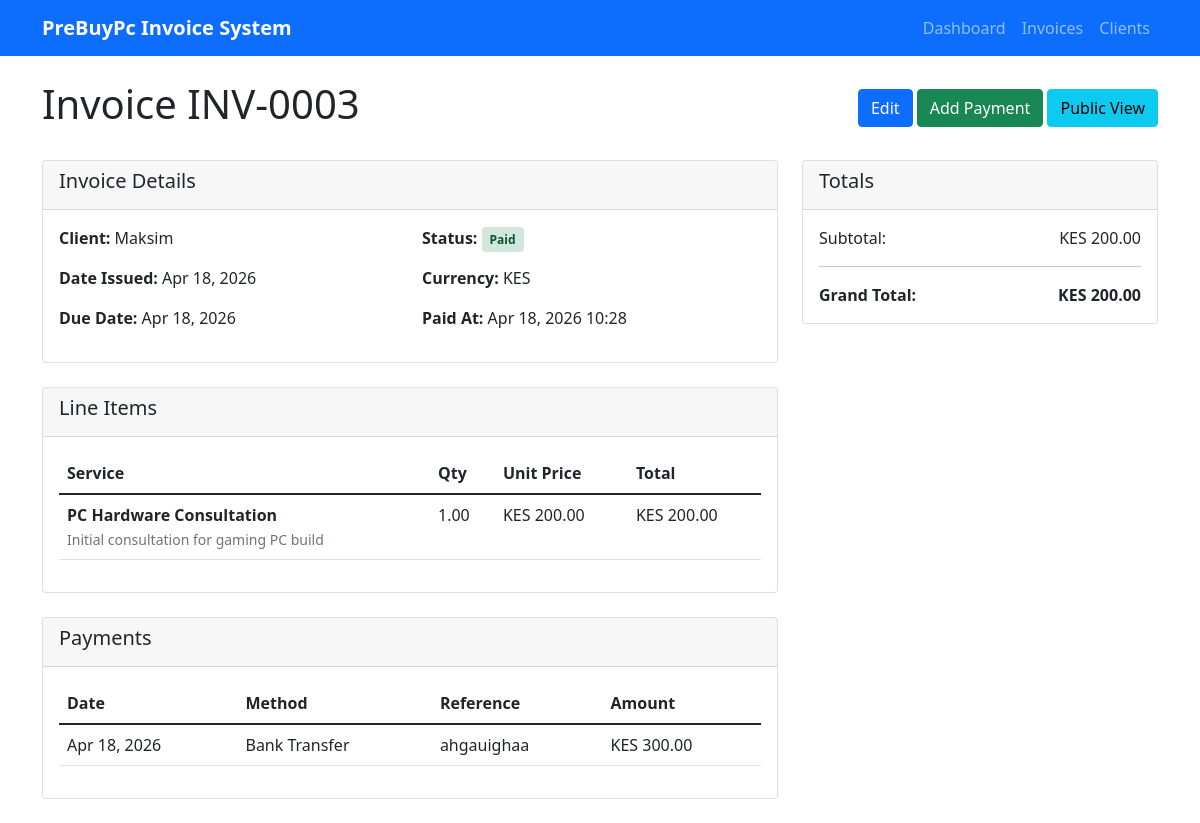
/invoices/3/, run on an earlier commit of the app's database.
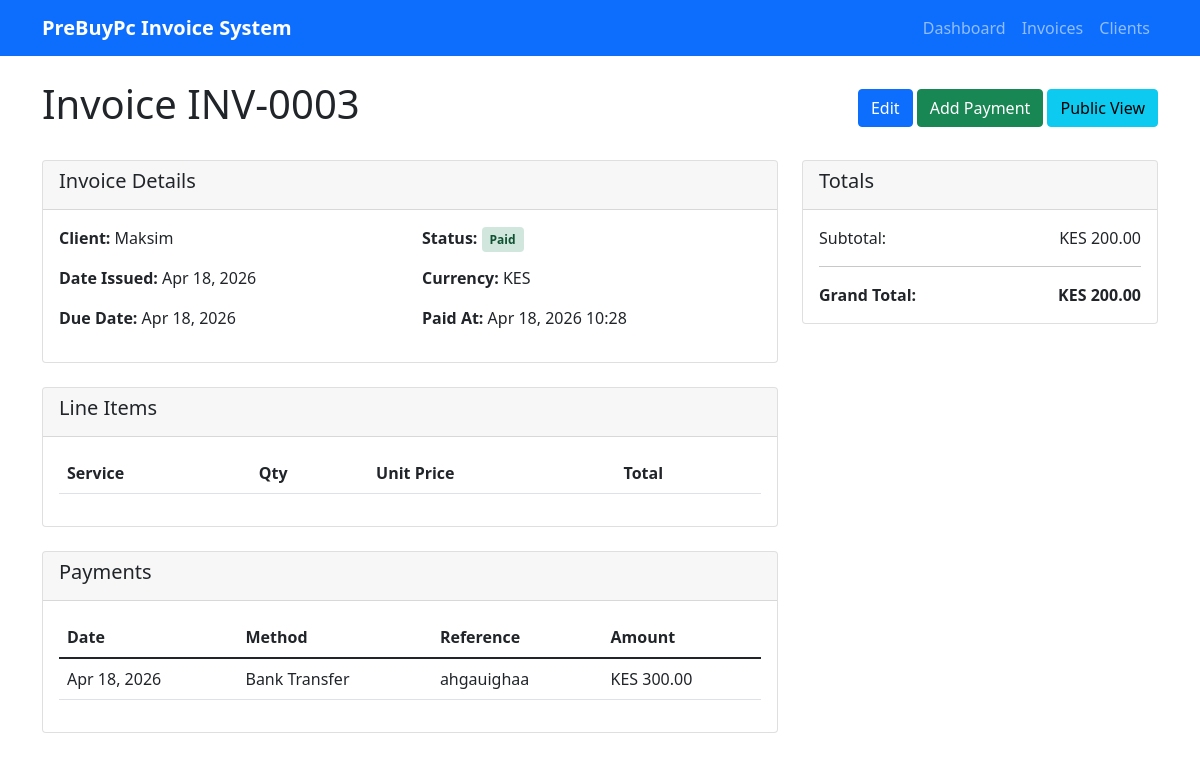
And on a later commit of the database.
### invoices/models.py (models this page shows, shortened)
class InvoiceItem(models.Model):
    SERVICE_CATEGORY_CHOICES = [
        ('pc_hardware', 'PC Hardware'),
        ('component_sourcing', 'Component Sourcing'),
        ('pc_build', 'Complete PC Build'),
        ('software_installation', 'Software Installation'),
        ('consultation', 'PC Consultation'),
        ('maintenance', 'PC Maintenance'),
        ('upgrades', 'PC Upgrades'),
        ('other', 'Other'),
    ]
    invoice = models.ForeignKey(Invoice, on_delete=models.CASCADE, related_name='items')
    service_category = models.CharField(max_length=255, choices=SERVICE_CATEGORY_CHOICES, default='pc_hardware')
    detail_notes = models.TextField(blank=True)
    quantity = models.DecimalField(max_digits=8, decimal_places=2, validators=[MinValueValidator(0)])
    unit_price = models.DecimalField(max_digits=10, decimal_places=2, validators=[MinValueValidator(0)])
    total = models.DecimalField(max_digits=10, decimal_places=2, default=0)
    class Meta:
        ordering = ['id']

class Invoice(models.Model):
    STATUS_CHOICES = [
        ('draft', 'Draft'),
        ('sent', 'Sent'),
        ('paid', 'Paid'),
        ('overdue', 'Overdue'),
        ('cancelled', 'Cancelled'),
        ('refunded', 'Refunded'),
    ]
    invoice_number = models.CharField(max_length=50, unique=True)
    client = models.ForeignKey(Client, on_delete=models.CASCADE, related_name='invoices')
    currency = models.CharField(max_length=3, default='KES')
    date_issued = models.DateField(default=timezone.now)
    due_date = models.DateField(null=True, blank=True)
    status = models.CharField(max_length=20, choices=STATUS_CHOICES, default='draft')
    tax_rate = models.DecimalField(max_digits=5, decimal_places=2, default=0)
    discount = models.DecimalField(max_digits=10, decimal_places=2, default=0)
    subtotal = models.DecimalField(max_digits=10, decimal_places=2, default=0)
    tax_amount = models.DecimalField(max_digits=10, decimal_places=2, default=0)
    grand_total = models.DecimalField(max_digits=10, decimal_places=2, default=0)
    paid_at = models.DateTimeField(null=True, blank=True)
    notes = models.TextField(blank=True)
    public_token = models.UUIDField(default=uuid.uuid4, editable=False, unique=True)
    is_active = models.BooleanField(default=True)
    created_at = models.DateTimeField(auto_now_add=True)
    updated_at = models.DateTimeField(auto_now=True)
    @property
    def balance_due(self):
        total_paid = sum(payment.amount for payment in self.payments.all())
        return max(Decimal(0), self.grand_total - total_paid)
    class Meta:
        ordering = ['-created_at']
        indexes = [
            models.Index(fields=['invoice_number']),
            models.Index(fields=['client']),
            models.Index(fields=['status']),
        ]

class Payment(models.Model):
    METHOD_CHOICES = [
        ('mpesa', 'M-Pesa'),
        ('cash', 'Cash'),
        ('bank', 'Bank Transfer'),
    ]
    invoice = models.ForeignKey(Invoice, on_delete=models.CASCADE, related_name='payments')
    amount = models.DecimalField(max_digits=10, decimal_places=2, validators=[MinValueValidator(0.01)])
    method = models.CharField(max_length=20, choices=METHOD_CHOICES)
    reference = models.CharField(max_length=100, blank=True)
    phone = models.CharField(max_length=20, blank=True)
    created_at = models.DateTimeField(auto_now_add=True)
    class Meta:
        ordering = ['-created_at']

class Client(models.Model):
    name = models.CharField(max_length=255)
    email = models.EmailField(blank=True)
    phone = models.CharField(max_length=20, blank=True)
    company_name = models.CharField(max_length=255, blank=True)
    billing_address = models.TextField(blank=True)
    kra_pin = models.CharField(max_length=20, blank=True)
    notes = models.TextField(blank=True)
    created_at = models.DateTimeField(auto_now_add=True)
    updated_at = models.DateTimeField(auto_now=True)
    class Meta:
        ordering = ['-created_at']

### invoices/views.py (the view)
# urls.py: path('invoices/<int:pk>/', views.invoice_detail, name='detail'),
def invoice_detail(request, pk):
    invoice = get_object_or_404(
        Invoice.objects.select_related('client').prefetch_related('items', 'payments'),
        pk=pk
    )
    return render(request, 'invoices/invoice_detail.html', {
        'invoice': invoice
    })

### invoices/templates/invoices/invoice_detail.html (shortened to what the changed rows need)
{% extends 'invoices/base.html' %}
{% block content %}
<div class="d-flex justify-content-between align-items-center mb-4">
    <h1>Invoice {{ invoice.invoice_number }}</h1>
    <div>
        <a href="{% url 'invoices:edit' invoice.pk %}" class="btn btn-primary">Edit</a>
        <a href="{% url 'invoices:add_payment' invoice.pk %}" class="btn btn-success">Add Payment</a>
        <a href="{% url 'invoices:public' invoice.public_token %}" class="btn btn-info" target="_blank">Public View</a>
    </div>
</div>
<div class="row">
    <div class="col-md-8">
        <div class="card mb-4">
            <div class="card-body">
                <div class="row">
                    <div class="col-md-6">
                        <p><strong>Client:</strong> {{ invoice.client.name }}</p>
                        <p><strong>Date Issued:</strong> {{ invoice.date_issued|date:"M d, Y" }}</p>
                        <p><strong>Due Date:</strong> {{ invoice.due_date|date:"M d, Y"|default:"—" }}</p>
                    </div>
                    <div class="col-md-6">
                        <p><strong>Status:</strong>
                            <span class="status-badge status-{{ invoice.status }}">
                                {{ invoice.get_status_display }}
                            </span>
                        </p>
                        <p><strong>Currency:</strong> {{ invoice.currency }}</p>
                        {% if invoice.paid_at %}
                        <p><strong>Paid At:</strong> {{ invoice.paid_at|date:"M d, Y H:i" }}</p>
                        {% endif %}
                    </div>
                </div>
            </div>
        </div>
        <div class="card mb-4">
            <div class="card-body">
                <div class="table-responsive">
                    <table class="table">
                        <thead>
                            <tr>
                                <th>Service</th>
                                <th>Qty</th>
                                <th>Unit Price</th>
                                <th>Total</th>
                            </tr>
                        </thead>
                        <tbody>
                            {% for item in invoice.items.all %}
                            <tr>
                                <td>
                                    <strong>{{ item.service_category }}</strong>
                                    {% if item.detail_notes %}
                                    <br><small class="text-muted">{{ item.detail_notes }}</small>
                                    {% endif %}
                                </td>
                                <td>{{ item.quantity }}</td>
                                <td>{{ invoice.currency }} {{ item.unit_price|floatformat:2 }}</td>
                                <td>{{ invoice.currency }} {{ item.total|floatformat:2 }}</td>
                            </tr>
                            {% endfor %}
                        </tbody>
                    </table>
                </div>
            </div>
        </div>
        {% if invoice.payments.exists %}
        <div class="card mb-4">
            <div class="card-body">
                <div class="table-responsive">
                    <table class="table">
                        <thead>
                            <tr>
                                <th>Date</th>
                                <th>Method</th>
                                <th>Reference</th>
                                <th>Amount</th>
                            </tr>
                        </thead>
                        <tbody>
                            {% for payment in invoice.payments.all %}
                            <tr>
                                <td>{{ payment.created_at|date:"M d, Y" }}</td>
                                <td>{{ payment.get_method_display }}</td>
                                <td>{{ payment.reference|default:"—" }}</td>
                                <td>{{ invoice.currency }} {{ payment.amount|floatformat:2 }}</td>
                            </tr>
                            {% endfor %}
                        </tbody>
                    </table>
                </div>
            </div>
        </div>
        {% endif %}
    </div>
    <div class="col-md-4">
        <div class="card">
            <div class="card-body">
                <div class="d-flex justify-content-between">
                    <span>Subtotal:</span>
                    <span>{{ invoice.currency }} {{ invoice.subtotal|floatformat:2 }}</span>
                </div>
                <div class="d-flex justify-content-between fw-bold">
                    <span>Grand Total:</span>
                    <span>{{ invoice.currency }} {{ invoice.grand_total|floatformat:2 }}</span>
                </div>
            </div>
        </div>
    </div>
</div>
{% endblock %}

What changed in the data, as far as the page shows it:
no longer on this page (row edited): InvoiceItem: service_category "PC Hardware Consultation", detail_notes "Initial consultation for gaming PC build", quantity "1.00", {{ invoice.currency }} "KES", unit_price "200.00", total "200.00"
